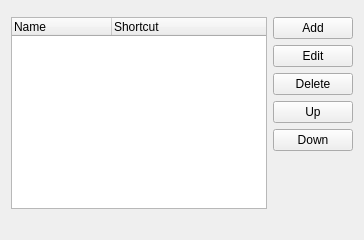
<?xml version="1.0" encoding="UTF-8"?>
<ui version="4.0">
 <class>SettingsTags</class>
 <widget class="QWidget" name="SettingsTags">
  <layout class="QVBoxLayout" name="outer" stretch="1,0">
   <item>
    <layout class="QGridLayout" name="body" rowstretch="0,1" columnstretch="1,0">
     <item row="0" column="0">
      <widget class="QWidget" name="tabs"/>
     </item>
     <item row="1" column="0">
      <widget class="QTreeWidget" name="list">
       <property name="horizontalScrollBarPolicy">
        <enum>Qt::ScrollBarAlwaysOff</enum>
       </property>
       <property name="rootIsDecorated">
        <bool>false</bool>
       </property>
       <column>
        <property name="text">
         <string>Name</string>
        </property>
       </column>
       <column>
        <property name="text">
         <string>Shortcut</string>
        </property>
       </column>
      </widget>
     </item>
     <item row="1" column="1">
      <layout class="QVBoxLayout" name="side" stretch="0,0,0,0,0,1">
       <item>
        <widget class="QPushButton" name="addButton">
         <property name="text">
          <string>Add</string>
         </property>
        </widget>
       </item>
       <item>
        <widget class="QPushButton" name="editButton">
         <property name="text">
          <string>Edit</string>
         </property>
        </widget>
       </item>
       <item>
        <widget class="QPushButton" name="deleteButton">
         <property name="text">
          <string>Delete</string>
         </property>
        </widget>
       </item>
       <item>
        <widget class="QPushButton" name="upButton">
         <property name="text">
          <string>Up</string>
         </property>
        </widget>
       </item>
       <item>
        <widget class="QPushButton" name="downButton">
         <property name="text">
          <string>Down</string>
         </property>
        </widget>
       </item>
       <item>
        <spacer name="sideEnd">
         <property name="orientation">
          <enum>Qt::Vertical</enum>
         </property>
         <property name="sizeType">
          <enum>QSizePolicy::Expanding</enum>
         </property>
         <property name="sizeHint" stdset="0">
          <size>
           <width>0</width>
           <height>0</height>
          </size>
         </property>
        </spacer>
       </item>
      </layout>
     </item>
    </layout>
   </item>
   <item>
    <widget class="QLabel" name="status"/>
   </item>
  </layout>
 </widget>
 <resources/>
 <connections/>
</ui>
